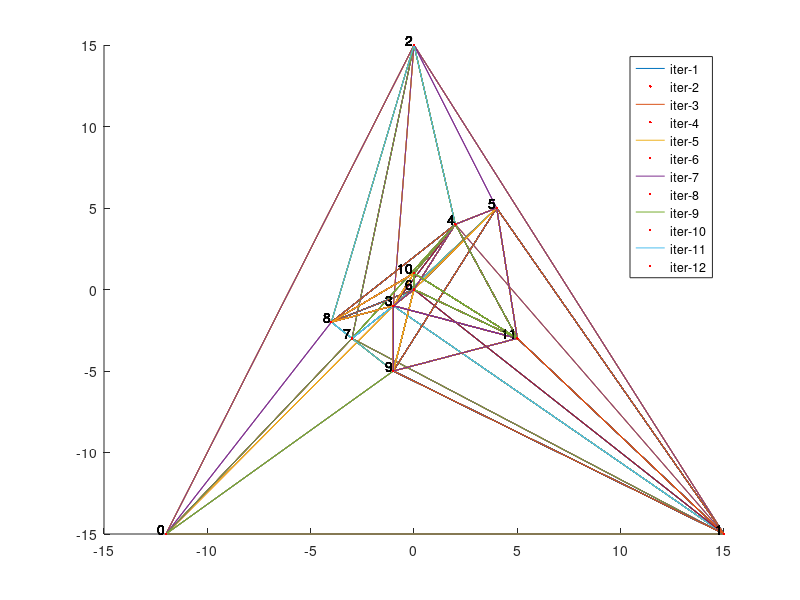
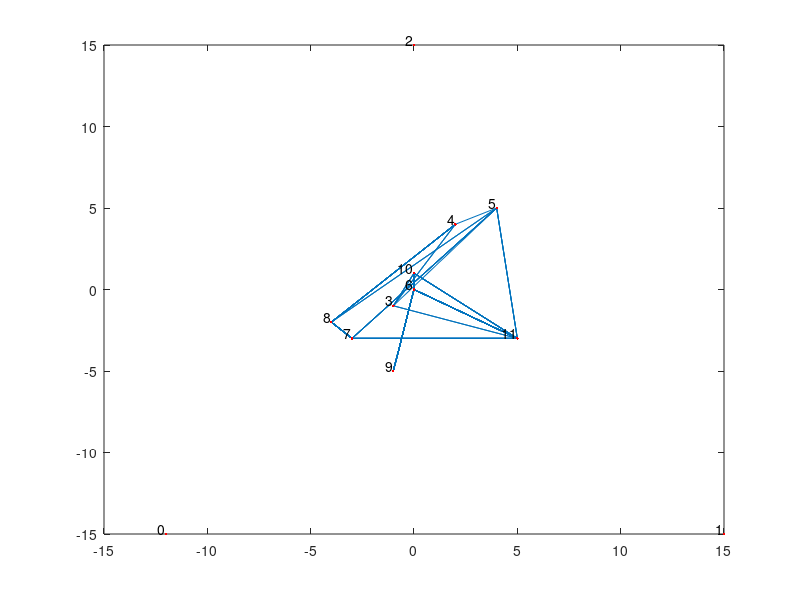

Write the MATLAB code that produced these figures, in order. (Note: this script raises an error after producing the figures.)
% Script that plot the Delaunay triangulation stocked in the files
% 'Triangles.csv' and 'Points.csv' : 
%       - 'Triangles.csv'   = matrix of size n*3. Each row correspond to a
%       triangle; and each colomn is the indice of the point in the file
%       'Points.csv'
%       - 'Points.csv'      = matrix of size m*2. Each row correspond to a
%       point; the first and the second column are the X and Y coordinate 
%       of the point.
%
close all;
[numFloor, Triangles1, Triangles2, Triangles3]  = textread('Evolution.csv','%d: %d %d %d');
[x,y]      = textread('datas.txt','%f,%f','headerlines',1);
xTot = [3*min(x);3*max(x); 0; x];
yTot = [3*min(y);3*min(y); 3*max(y); y];
Points = [xTot,yTot];
Triangles = [Triangles1,Triangles2,Triangles3] +1;
[a b] = size(Triangles);
[c d] = size(Points);
numFloor = numFloor +1;
[num, indexFloor] = sort(numFloor)
lenNumBack = 1
%figure(1)
N = max(numFloor);
h = zeros(N,1);
clr = lines(N); 
figure, hold on
for i = 1:max(numFloor)
lenNum = length(num(num<=i));
t      =  Triangles(indexFloor(lenNumBack:lenNum),:);
lenNumBack = lenNum;
triplot(t,xTot,yTot,'Color',clr(i,:)); hold on;
labels = cellstr( num2str([0:c-1]'));
   plot(Points(:,1),Points(:,2),'r.') ;
   text(Points(:,1), Points(:,2), labels, 'VerticalAlignment','bottom', ...
                             'HorizontalAlignment','right')

pause();
end
hold off
legend(num2str((1:N)','iter-%d')) 

[Triangles1,Triangles2,Triangles3] = textread('Triangles.csv', '%d %d %d');
Triangles = [Triangles1,Triangles2,Triangles3] +1;
figure(2)
triplot(Triangles,x,y); hold on;
labels = cellstr( num2str([0:c-1]'));
   plot(Points(:,1),Points(:,2),'r.') ;
   text(Points(:,1), Points(:,2), labels, 'VerticalAlignment','bottom', ...
                             'HorizontalAlignment','right')

%saveas(gcf,'TriwithLegalizeEdge','png');

%for i=1:a %on parcours les triangles
%    A=[Points(Triangles(i,1),1) Points(Triangles(i,2),1) Points(Triangles(i,3),1) Points(Triangles(i,1),1)]; 
%    B=[Points(Triangles(i,1),2) Points(Triangles(i,2),2) Points(Triangles(i,3),2) Points(Triangles(i,1),2)]; 
%    plot(A,B,'b'); hold on;
%end


[x,y] = textread('datas.txt','%f,%f','headerlines',1);
tri = DelaunayTri(x,y);
figure(3)
triplot(tri,x,y);
%-3,2
%[x,y] = textread('datas.txt','%f,%f','headerlines',1);
%tri = DelaunayTri(x,y);
%figure()
%triplot(tri,x,y);

